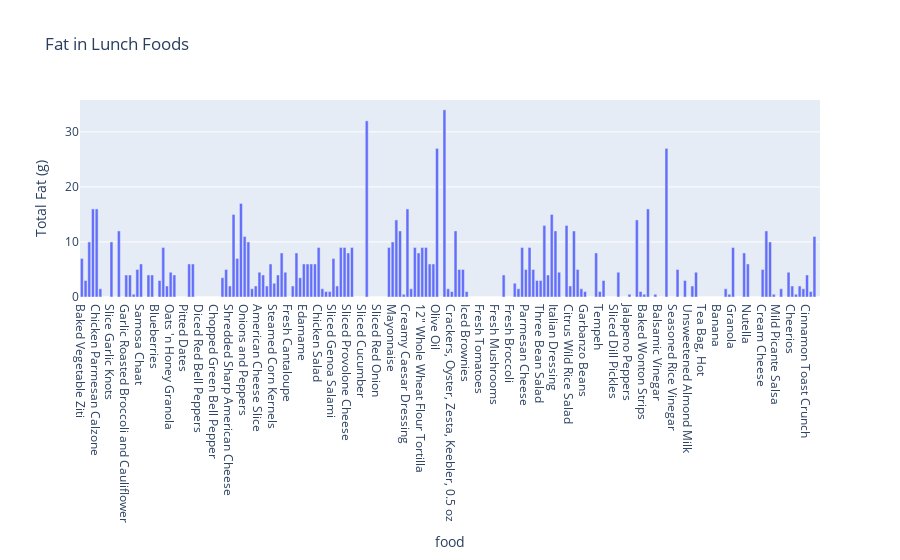

The notebook cell this image was saved under:
### Code cell
fig = px.bar(fat_lunch, x=fat_lunch.index, y="Total Fat (g)", title="Fat in Lunch Foods")
fig.show()

### Figure 1 — Plotly figure (JSON) as saved in the notebook; plotly's stock layout.template omitted (floating-point values rounded to 4 significant figures; data arrays with more than 128 entries replaced by an {"elided": "..."} marker saying what was removed)
{"data": [{"alignmentgroup": "True", "hovertemplate": "food=%{x}<br>Total Fat (g)=%{y}<extra></extra>", "legendgroup": "", "marker": {"color": "#636efa", "pattern": {"shape": ""}}, "name": "", "offsetgroup": "", "orientation": "v", "showlegend": false, "textposition": "auto", "type": "bar", "x": {"elided": "200 str values"}, "xaxis": "x", "y": {"elided": "200 float values"}, "yaxis": "y"}], "layout": {"barmode": "relative", "legend": {"tracegroupgap": 0}, "title": {"text": "Fat in Lunch Foods"}, "xaxis": {"anchor": "y", "domain": [0, 1], "title": {"text": "food"}}, "yaxis": {"anchor": "x", "domain": [0, 1], "title": {"text": "Total Fat (g)"}}}}
